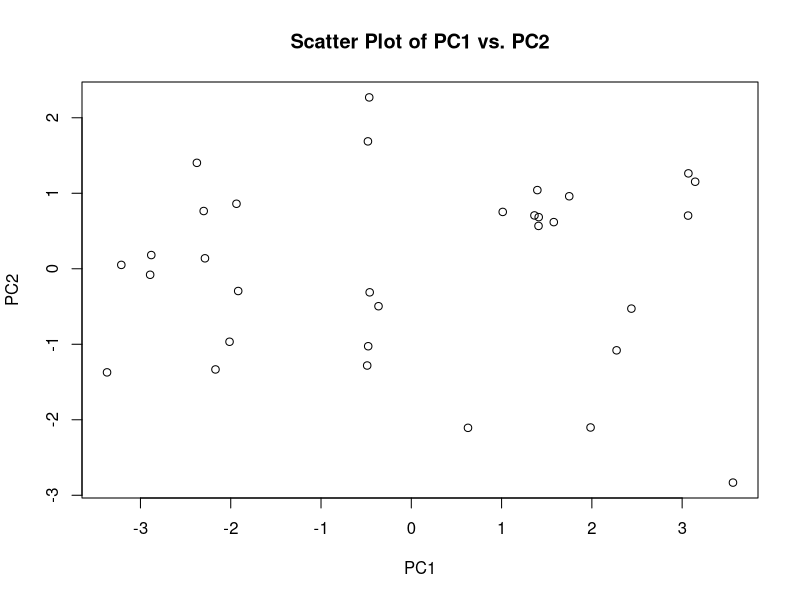

R code for this plot:
# Challenge 9
# Perform principal component analysis (PCA) on the mtcars dataset 
# to reduce the dimensionality, and create a scatter plot of the 
# first two principal components. Once done, upload your code to 
# GitHub.

# Perfrom PCA on selected columns
pca <- prcomp(mtcars[, -c(1, 8, 9, 10)], scale = TRUE)

# Extrac tthe scores of the first two principal components
scores <- as.data.frame(pca$x[, 1:2])

plot(scores$PC1, scores$PC2, xlab = 'PC1', ylab = 'PC2', main = "Scatter Plot of PC1 vs. PC2")
